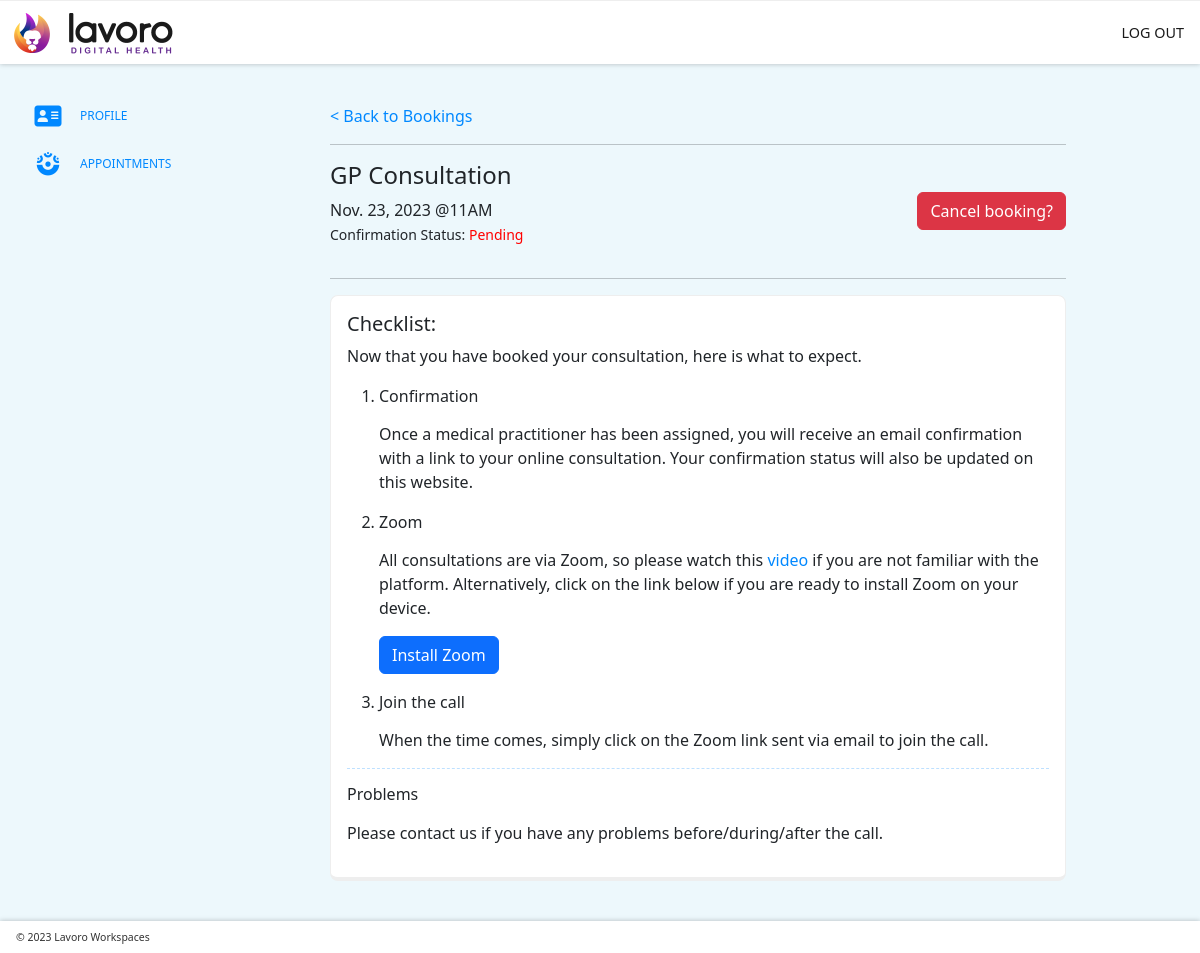
/profile/appointments/1 (signed in), run on the app's committed database.
### booking/models.py (models this page shows)
class Appointments(models.Model):
    phone_regex = RegexValidator(
        regex=r'^\+?1?\d{9,15}$',
        message="Phone number must be entered in the format: '+999999999'. Up to 15 digits allowed."
    )
    TYPE = (
        ("GP Consultation", "GP Consultation"),
        ("Mental Health", "Mental Health"),
    )
    SLOTS = (
        ("11AM", "11AM"),
        ("2PM", "2PM"),
        ("7PM", "7PM"),
    )
    app_member = models.ForeignKey(User, on_delete=models.CASCADE, null=True)
    app_type = models.CharField(max_length=100, choices=TYPE, default="11AM")
    app_date = models.DateField()
    app_time = models.CharField(max_length=4, choices=SLOTS, default="11AM")
    created = models.DateTimeField(default=datetime.now)
    confirmed = models.BooleanField(default=False, blank=True)
    doctor = models.IntegerField(default=0)
    completed = models.BooleanField(default=False, blank=True)

### members/views.py (the view)
# urls.py: path('appointments/<int:post_id>', views.appointments_detail, name='appointments_detail'),
@login_required
def appointments_detail(request, post_id):
    record = get_object_or_404(Appointments, id=post_id)
    if request.method == 'POST':
        form = AppointmentsForm(request.POST, instance=record)
        if form.is_valid():
            form.save()
            messages.success(request, "Data is saved!")
            return redirect('appointments')  # Redirect to a success page
    else:
        form = AppointmentsForm()
    context = {
        'record': record,
        'form': form,
    }
    return render(request, 'appointments_detail.html', context)

### members/templates/appointments_detail.html (shortened to what this page needs)
{% extends 'base_members.html' %}
{% block member_content %}
    <div class="row">
        <div class="col-sm-12 text-start">
            <a href="{% url 'appointments' %}">&lt; Back to Bookings</a>
            <hr/>
        </div>
        <div class="col-sm-6 text-start">
            <h4>{{ record.app_type }}</h4>
            <p>
                {{ record.app_date }} @{{ record.app_time }}
                <br/>
                <small>Confirmation Status:
                    {% if appointment.confirmed %}
                        <span class="good">Confirmed</span>
                    {% else%}
                        <span class="bad">Pending</span>
                    {% endif%}
                </small>
            </p>
        </div>
        <div class="col-sm-6 text-end my-auto">
            <a href="{% url 'appointments_delete' record.id %}" class="btn btn-danger">
                Cancel booking?
            </a>
        </div>
        <div class="col-sm-12 text-start">
            <hr/>
        </div>
        <div class="col-sm-12 text-start">
            <div class="content">
                <h5>Checklist:</h5>
                <p>Now that you have booked your consultation, here is what to expect.</p>
                <ol>
                    <li>
                        <h6>Confirmation</h6>
                        <p>
                            Once a medical practitioner has been assigned,
                            you will receive an email confirmation with a
                            link to your online consultation. Your confirmation
                            status will also be updated on this website.
                        </p>
                    </li>
                    <li>
                        <h6>Zoom</h6>
                        <p>All consultations are via Zoom, so please watch this
                            <a href="https://youtu.be/TL0DRymkJUE?si=x3BuEF5dxFDT4fzB" target="_blank">video</a>
                            if you are not familiar with the platform. Alternatively, click on the link below
                            if you are ready to install Zoom on your device.
                        </p>
                        <p><a href="https://zoom.us/download" class="btn btn-primary" target="_blank">Install Zoom</a></p>
                    </li>
                    <li>
                        <h6>Join the call</h6>
                        <p>When the time comes, simply click on the Zoom link sent via email to join the call.</p>
                    </li>
                </ol>
                <hr/>
                <h6>Problems</h6>
                <p>Please contact us if you have any problems before/during/after the call.</p>
            </div>
        </div>
    </div>
{% endblock %}

### static/css/styles.css (style rules this page uses)
body { margin: 0; font-size: 16px; background-color: #fff; }
* { box-sizing: border-box; }
a { text-decoration: none; color: inherit; }
.bad { color: red; }
h1, h2, h3, h4, h5, h6 { font-weight: 400; }
h6 { margin: 1em 0; }
main a { color: #0088ff; }
main section article p { max-width: 768px; }
main section article .content { border: 1px solid #eee; border-bottom: 4px solid #eee; border-radius: 8px; background-color: #fff; padding: 1em; margin-bottom: 2em; }
main section article .content hr { border: none; border-bottom: 1px dashed #0088ff; opacity: 0.25; }

### data on the page
Appointments: app_type "GP Consultation", app_date "Nov. 23, 2023", app_time "11AM"
